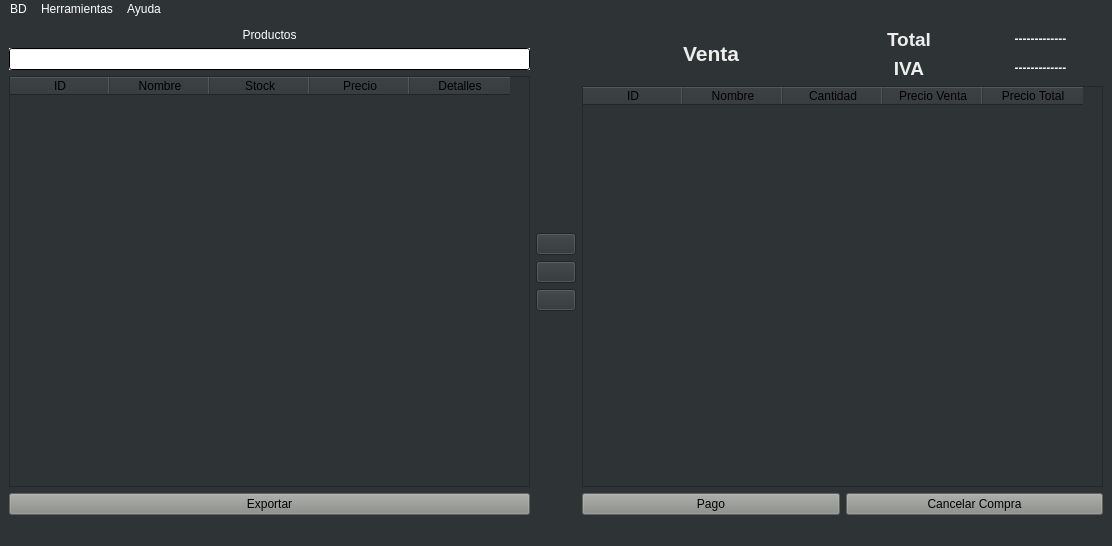
<?xml version="1.0" encoding="UTF-8"?>
<ui version="4.0">
 <class>VentanaPricipal</class>
 <widget class="QMainWindow" name="VentanaPricipal">
  <property name="geometry">
   <rect>
    <x>0</x>
    <y>0</y>
    <width>1112</width>
    <height>546</height>
   </rect>
  </property>
  <property name="windowTitle">
   <string>PuntoDeVenta</string>
  </property>
  <property name="styleSheet">
   <string notr="true">background-color: rgb(46, 52, 54);</string>
  </property>
  <widget class="QWidget" name="centralwidget">
   <layout class="QGridLayout" name="gridLayout_3">
    <item row="0" column="0">
     <layout class="QHBoxLayout" name="horizontalLayout">
      <item>
       <layout class="QVBoxLayout" name="verticalLayout">
        <item>
         <widget class="QLabel" name="label">
          <property name="styleSheet">
           <string notr="true">font: 75 20pt &quot;URW Bookman L&quot;;
color: qlineargradient(spread:pad, x1:0, y1:0, x2:1, y2:0, stop:0 rgba(255, 255, 255, 255), stop:1 rgba(255, 255, 255, 255));</string>
          </property>
          <property name="text">
           <string>Productos</string>
          </property>
          <property name="alignment">
           <set>Qt::AlignCenter</set>
          </property>
         </widget>
        </item>
        <item>
         <widget class="QLineEdit" name="txtBusquedaProductos">
          <property name="styleSheet">
           <string notr="true">background-color: qlineargradient(spread:pad, x1:0, y1:0, x2:1, y2:0, stop:0.0199005 rgba(255, 255, 255, 255), stop:1 rgba(255, 255, 255, 255));</string>
          </property>
         </widget>
        </item>
        <item>
         <widget class="QTableWidget" name="tablaProductos">
          <property name="styleSheet">
           <string notr="true"/>
          </property>
          <column>
           <property name="text">
            <string>ID</string>
           </property>
          </column>
          <column>
           <property name="text">
            <string>Nombre</string>
           </property>
          </column>
          <column>
           <property name="text">
            <string>Stock</string>
           </property>
          </column>
          <column>
           <property name="text">
            <string>Precio</string>
           </property>
          </column>
          <column>
           <property name="text">
            <string>Detalles</string>
           </property>
          </column>
         </widget>
        </item>
        <item>
         <widget class="QPushButton" name="btnExportar">
          <property name="styleSheet">
           <string notr="true">background-color: rgb(136, 138, 133);
</string>
          </property>
          <property name="text">
           <string>Exportar</string>
          </property>
         </widget>
        </item>
       </layout>
      </item>
      <item>
       <layout class="QVBoxLayout" name="verticalLayout_2">
        <item>
         <spacer name="verticalSpacer">
          <property name="orientation">
           <enum>Qt::Vertical</enum>
          </property>
          <property name="sizeHint" stdset="0">
           <size>
            <width>20</width>
            <height>40</height>
           </size>
          </property>
         </spacer>
        </item>
        <item>
         <widget class="QPushButton" name="btnAddProducto">
          <property name="text">
           <string/>
          </property>
          <property name="icon">
           <iconset resource="../resource.qrc">
            <normaloff>:/BotonesCentrales/Recursos/Mas.png</normaloff>:/BotonesCentrales/Recursos/Mas.png</iconset>
          </property>
          <property name="iconSize">
           <size>
            <width>30</width>
            <height>30</height>
           </size>
          </property>
         </widget>
        </item>
        <item>
         <widget class="QPushButton" name="btnQuitarProducto">
          <property name="text">
           <string/>
          </property>
          <property name="icon">
           <iconset resource="../resource.qrc">
            <normaloff>:/BotonesCentrales/Recursos/Menos.png</normaloff>:/BotonesCentrales/Recursos/Menos.png</iconset>
          </property>
          <property name="iconSize">
           <size>
            <width>30</width>
            <height>30</height>
           </size>
          </property>
         </widget>
        </item>
        <item>
         <widget class="QPushButton" name="btnBloquear">
          <property name="text">
           <string/>
          </property>
          <property name="icon">
           <iconset resource="../resource.qrc">
            <normaloff>:/BotonesCentrales/Recursos/Candado.png</normaloff>:/BotonesCentrales/Recursos/Candado.png</iconset>
          </property>
          <property name="iconSize">
           <size>
            <width>30</width>
            <height>30</height>
           </size>
          </property>
         </widget>
        </item>
        <item>
         <spacer name="verticalSpacer_2">
          <property name="orientation">
           <enum>Qt::Vertical</enum>
          </property>
          <property name="sizeHint" stdset="0">
           <size>
            <width>20</width>
            <height>40</height>
           </size>
          </property>
         </spacer>
        </item>
       </layout>
      </item>
      <item>
       <layout class="QVBoxLayout" name="verticalLayout_3">
        <item>
         <layout class="QHBoxLayout" name="horizontalLayout_3">
          <item>
           <widget class="QLabel" name="label_2">
            <property name="styleSheet">
             <string notr="true">color: rgb(238, 238, 236);
</string>
            </property>
            <property name="text">
             <string>&lt;html&gt;&lt;head/&gt;&lt;body&gt;&lt;p align=&quot;center&quot;&gt;&lt;span style=&quot; font-size:16pt; font-weight:600;&quot;&gt;Venta&lt;/span&gt;&lt;/p&gt;&lt;/body&gt;&lt;/html&gt;</string>
            </property>
            <property name="alignment">
             <set>Qt::AlignCenter</set>
            </property>
           </widget>
          </item>
          <item>
           <layout class="QVBoxLayout" name="verticalLayout_4">
            <item>
             <layout class="QGridLayout" name="gridLayout">
              <item row="0" column="0">
               <widget class="QLabel" name="label_4">
                <property name="styleSheet">
                 <string notr="true">color: rgb(238, 238, 236);</string>
                </property>
                <property name="text">
                 <string>&lt;html&gt;&lt;head/&gt;&lt;body&gt;&lt;p align=&quot;center&quot;&gt;&lt;span style=&quot; font-size:14pt; font-weight:600;&quot;&gt;Total&lt;/span&gt;&lt;/p&gt;&lt;/body&gt;&lt;/html&gt;</string>
                </property>
               </widget>
              </item>
              <item row="0" column="1">
               <widget class="QLabel" name="txtPrecioFinal">
                <property name="styleSheet">
                 <string notr="true">color: rgb(238, 238, 236);</string>
                </property>
                <property name="text">
                 <string>&lt;html&gt;&lt;head/&gt;&lt;body&gt;&lt;p align=&quot;center&quot;&gt;&lt;span style=&quot; font-weight:600;&quot;&gt;-------------&lt;/span&gt;&lt;/p&gt;&lt;/body&gt;&lt;/html&gt;</string>
                </property>
               </widget>
              </item>
              <item row="1" column="0">
               <widget class="QLabel" name="label_3">
                <property name="styleSheet">
                 <string notr="true">color: rgb(238, 238, 236);</string>
                </property>
                <property name="text">
                 <string>&lt;html&gt;&lt;head/&gt;&lt;body&gt;&lt;p align=&quot;center&quot;&gt;&lt;span style=&quot; font-size:14pt; font-weight:600;&quot;&gt;IVA&lt;/span&gt;&lt;/p&gt;&lt;/body&gt;&lt;/html&gt;</string>
                </property>
               </widget>
              </item>
              <item row="1" column="1">
               <widget class="QLabel" name="txtIva">
                <property name="styleSheet">
                 <string notr="true">color: rgb(238, 238, 236);</string>
                </property>
                <property name="text">
                 <string>&lt;html&gt;&lt;head/&gt;&lt;body&gt;&lt;p align=&quot;center&quot;&gt;&lt;span style=&quot; font-weight:600;&quot;&gt;-------------&lt;/span&gt;&lt;/p&gt;&lt;/body&gt;&lt;/html&gt;</string>
                </property>
               </widget>
              </item>
             </layout>
            </item>
           </layout>
          </item>
         </layout>
        </item>
        <item>
         <widget class="QTableWidget" name="tablaProductosVenta">
          <property name="styleSheet">
           <string notr="true"/>
          </property>
          <column>
           <property name="text">
            <string>ID</string>
           </property>
          </column>
          <column>
           <property name="text">
            <string>Nombre</string>
           </property>
          </column>
          <column>
           <property name="text">
            <string>Cantidad</string>
           </property>
          </column>
          <column>
           <property name="text">
            <string>Precio Venta</string>
           </property>
          </column>
          <column>
           <property name="text">
            <string>Precio Total</string>
           </property>
          </column>
         </widget>
        </item>
        <item>
         <layout class="QHBoxLayout" name="horizontalLayout_2">
          <item>
           <widget class="QPushButton" name="btnPago">
            <property name="styleSheet">
             <string notr="true">background-color: rgb(136, 138, 133);
</string>
            </property>
            <property name="text">
             <string>Pago</string>
            </property>
           </widget>
          </item>
          <item>
           <widget class="QPushButton" name="btnCancelarPago">
            <property name="styleSheet">
             <string notr="true">background-color: rgb(136, 138, 133);</string>
            </property>
            <property name="text">
             <string>Cancelar Compra</string>
            </property>
           </widget>
          </item>
         </layout>
        </item>
       </layout>
      </item>
     </layout>
    </item>
   </layout>
  </widget>
  <widget class="QMenuBar" name="BarraMenu">
   <property name="geometry">
    <rect>
     <x>0</x>
     <y>0</y>
     <width>1112</width>
     <height>31</height>
    </rect>
   </property>
   <property name="styleSheet">
    <string notr="true">font: 75 16pt &quot;URW Bookman L&quot;;

color: qlineargradient(spread:pad, x1:0, y1:0, x2:1, y2:0, stop:0 rgba(255, 255, 255, 255), stop:1 rgba(255, 255, 255, 255));
selection-background-color: rgb(52, 101, 164);</string>
   </property>
   <widget class="QMenu" name="menuAyuda">
    <property name="styleSheet">
     <string notr="true">font: 75 14pt &quot;URW Bookman L&quot;;
color: rgb(255, 255, 255);
selection-background-color: rgb(52, 101, 164);</string>
    </property>
    <property name="title">
     <string>Ayuda</string>
    </property>
    <addaction name="actionAcerca_de"/>
    <addaction name="separator"/>
    <addaction name="actionDocumentacion"/>
    <addaction name="separator"/>
   </widget>
   <widget class="QMenu" name="menuAlta">
    <property name="styleSheet">
     <string notr="true">color: rgb(255, 255, 255);</string>
    </property>
    <property name="title">
     <string>BD</string>
    </property>
    <widget class="QMenu" name="menualta">
     <property name="styleSheet">
      <string notr="true">color: rgb(255, 255, 255);</string>
     </property>
     <property name="title">
      <string>Alta</string>
     </property>
     <addaction name="actionproductoalta"/>
     <addaction name="actionMarcaalta"/>
     <addaction name="actionProveedor"/>
     <addaction name="actionEmpleado"/>
     <addaction name="actionIva"/>
    </widget>
    <addaction name="menualta"/>
   </widget>
   <widget class="QMenu" name="menuHerramientas">
    <property name="styleSheet">
     <string notr="true">
font: 75 14pt &quot;URW Bookman L&quot;;
color: rgb(255, 255, 255);
selection-background-color: rgb(52, 101, 164);</string>
    </property>
    <property name="title">
     <string>Herramientas</string>
    </property>
    <widget class="QMenu" name="menuGraficas">
     <property name="title">
      <string>Graficas</string>
     </property>
     <addaction name="actionProductos_Vendidos"/>
    </widget>
    <addaction name="actionEscanerApp"/>
    <addaction name="separator"/>
    <addaction name="menuGraficas"/>
   </widget>
   <addaction name="menuAlta"/>
   <addaction name="menuHerramientas"/>
   <addaction name="menuAyuda"/>
  </widget>
  <widget class="QStatusBar" name="statusbar"/>
  <action name="actionAcerca_de">
   <property name="text">
    <string>Acerca de</string>
   </property>
  </action>
  <action name="actionDocumentacion">
   <property name="text">
    <string>Documentacion</string>
   </property>
  </action>
  <action name="actionEscanerApp">
   <property name="text">
    <string>EscanerApp</string>
   </property>
  </action>
  <action name="actionproductoalta">
   <property name="text">
    <string>Productos</string>
   </property>
  </action>
  <action name="actionMarcaalta">
   <property name="text">
    <string>Marca</string>
   </property>
  </action>
  <action name="actionEliminar">
   <property name="text">
    <string>Eliminar</string>
   </property>
  </action>
  <action name="actionProductos">
   <property name="text">
    <string>Productos</string>
   </property>
  </action>
  <action name="actionMarcas">
   <property name="text">
    <string>Marcas</string>
   </property>
  </action>
  <action name="actionUsuarios">
   <property name="text">
    <string>Usuarios</string>
   </property>
  </action>
  <action name="actionCategoriasalta">
   <property name="text">
    <string>Categorias</string>
   </property>
  </action>
  <action name="actionProveedor">
   <property name="text">
    <string>Proveedor</string>
   </property>
  </action>
  <action name="actionEmpleado">
   <property name="text">
    <string>Empleado</string>
   </property>
  </action>
  <action name="actionIva">
   <property name="text">
    <string>Iva</string>
   </property>
  </action>
  <action name="actionProductos_Vendidos">
   <property name="text">
    <string>Productos Vendidos</string>
   </property>
  </action>
 </widget>
 <resources>
  <include location="../resource.qrc"/>
 </resources>
 <connections/>
</ui>
